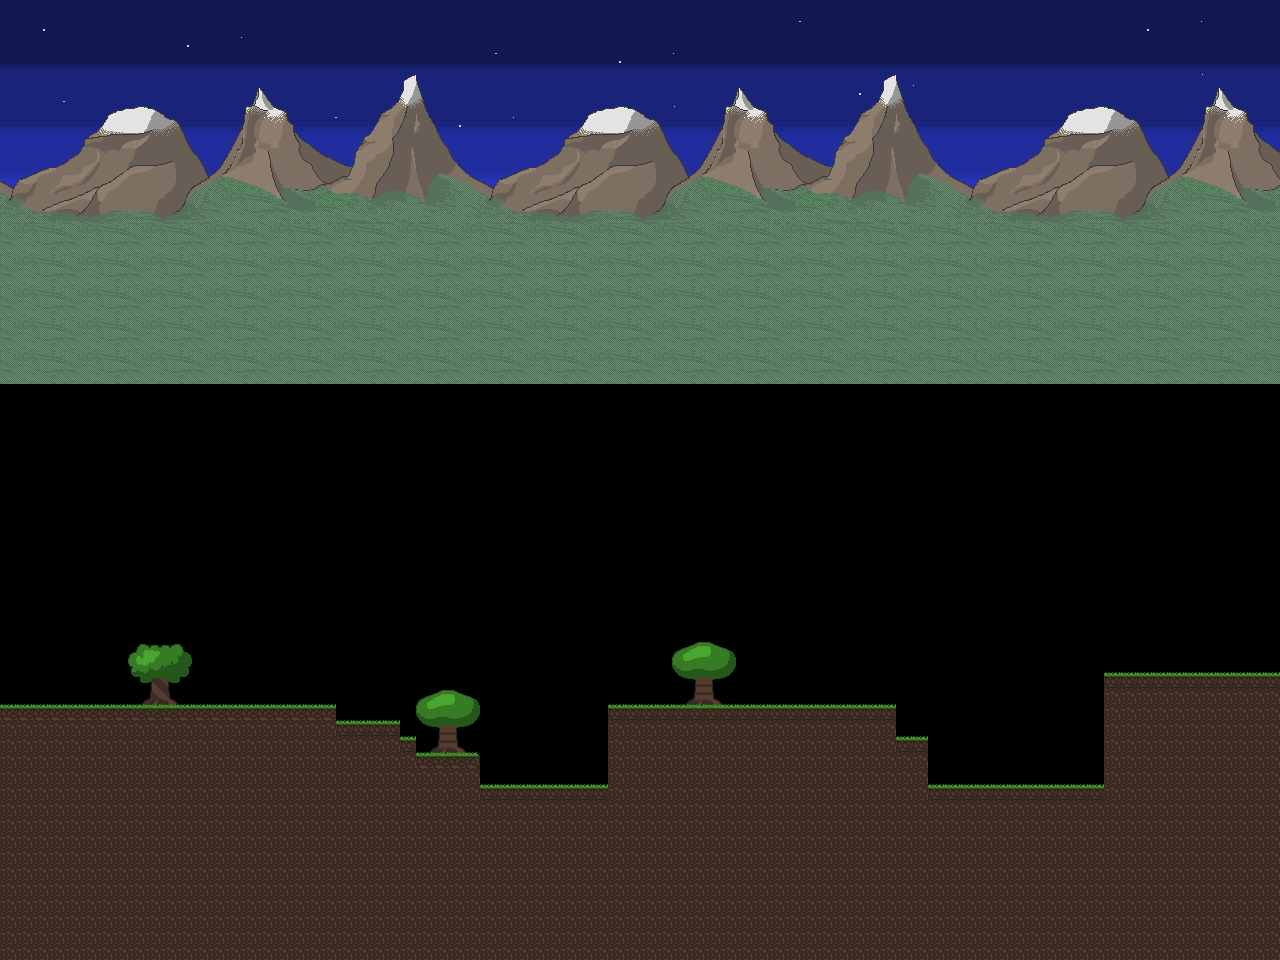

The image is a tile-based game level rendered from a .tmx file. Its description and source (layers, tilesets, objects; grid data summarised) follow:
An orthogonal 80x60 tile map with 16x16 px tiles, 5 tile layers (Sky, Stars, Mountains, Trees, ...) and 16 objects (3x teleportZone, button, movingPlatform, pushableObject).

<map version="1.0" tiledversion="1.1.6" orientation="orthogonal" renderorder="right-down" width="80" height="60" tilewidth="16" tileheight="16" infinite="0" nextobjectid="44">
 <tileset firstgid="1" name="TempleEntrance1" tilewidth="16" tileheight="16" tilecount="1400" columns="40">
  <image source="../res/sprites/TempleEntrance1.png" width="640" height="560" />
 </tileset>
 <layer name="Sky" width="80" height="60">
  <properties>
   <property name="zdistance" type="float" value="0.01" />
  </properties>
  <data>[4800 cells, 1840 non-empty, 17 distinct tile ids]</data>
 </layer>
 <layer name="Stars" width="80" height="60">
  <properties>
   <property name="zdistance" type="float" value="0" />
  </properties>
  <data>[4800 cells, 126 non-empty, 35 distinct tile ids]</data>
 </layer>
 <layer name="Mountains" width="80" height="60">
  <properties>
   <property name="zdistance" type="float" value="0.1" />
  </properties>
  <data>[4800 cells, 1516 non-empty, 269 distinct tile ids]</data>
 </layer>
 <layer name="Trees" width="80" height="60">
  <properties>
   <property name="foreground" type="bool" value="true" />
  </properties>
  <data>[4800 cells, 84 non-empty, 64 distinct tile ids]</data>
 </layer>
 <layer name="Ground" width="80" height="60">
  <properties>
   <property name="foreground" type="bool" value="true" />
  </properties>
  <data>[4800 cells, 1185 non-empty, 4 distinct tile ids]</data>
 </layer>
 <objectgroup name="GameObjects">
  <object id="6" type="button" x="1042.5" y="773.5" width="32" height="32">
   <properties>
    <property name="activatesSwitch" value="platform-1-temple-entrance-2" />
   </properties>
  </object>
  <object id="12" type="movingPlatform" x="1058" y="672" width="45" height="13">
   <properties>
    <property name="destinationX" type="float" value="920" />
    <property name="destinationY" type="float" value="688" />
    <property name="requiresSwitch" value="platform-1-temple-entrance-2" />
   </properties>
  </object>
  <object id="31" type="pushableObject" x="288.091" y="665.364" width="47" height="41" />
 </objectgroup>
 <objectgroup name="CollisionLayer">
  <object id="9" x="-32" y="704" width="368" height="256" />
  <object id="15" x="336" y="720" width="64" height="239.333" />
  <object id="19" x="400" y="752" width="80" height="209.333" />
  <object id="21" x="480" y="784" width="128" height="176" />
  <object id="23" x="608" y="704" width="256" height="257.333" />
  <object id="28" x="1104" y="672" width="304" height="288" />
  <object id="36" x="400" y="736" width="16" height="16" />
  <object id="38" x="864" y="704" width="32" height="256" />
  <object id="39" x="896" y="736" width="32" height="240" />
  <object id="41" x="928" y="784" width="176" height="208" />
 </objectgroup>
 <objectgroup name="Zones">
  <object id="29" type="teleportZone" x="-138.56" y="214.348" width="121" height="751">
   <properties>
    <property name="destinationLevel" value="temple-entrance-2" />
    <property name="destinationX" type="float" value="0" />
    <property name="destinationY" type="float" value="645" />
   </properties>
  </object>
  <object id="33" type="teleportZone" x="-286.5" y="1228.5" width="1553" height="751">
   <properties>
    <property name="destinationLevel" value="temple-entrance-2" />
    <property name="destinationX" type="float" value="0" />
    <property name="destinationY" type="float" value="645" />
   </properties>
  </object>
  <object id="34" type="teleportZone" x="1296" y="48" width="121" height="751">
   <properties>
    <property name="destinationLevel" value="temple-entrance-3" />
    <property name="destinationX" type="float" value="0" />
    <property name="destinationY" type="float" value="635" />
   </properties>
  </object>
 </objectgroup>
</map>